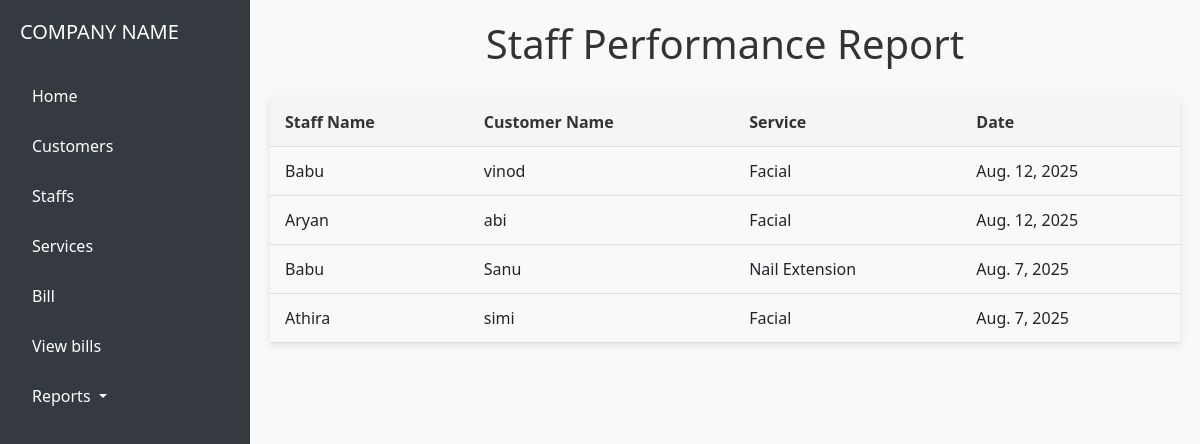
/staff-report/, run on the app's committed database.
### core/models.py (models this page shows, shortened)
class ServiceRecord(models.Model):
    staff = models.ForeignKey(Staff, on_delete=models.CASCADE)
    customer = models.ForeignKey(Customer, on_delete=models.CASCADE)
    service = models.ForeignKey(Service, on_delete=models.CASCADE)
    date = models.DateField()

class Staff(models.Model):
    name = models.CharField(max_length=100)
    phone = models.CharField(max_length=15, null=True, blank=True)
    email = models.EmailField(blank=True, null=True)
    position = models.CharField(max_length=100,null=True, blank=True)
    dob = models.DateField(default=timezone.now)
    address = models.TextField(default='N/A')
    gender = models.CharField(max_length=1, choices=GENDER_CHOICES, default='F')
    date = models.DateField(default=timezone.now)
    basic_salary = models.DecimalField(max_digits=10, decimal_places=2, default=0)

class Customer(models.Model):
    name = models.CharField(max_length=100)
    phone = models.CharField(max_length=15)
    email = models.EmailField(blank=True, null=True)
    dob = models.DateField(default=timezone.now)
    address = models.TextField(default='N/A')
    state = models.CharField(max_length=100,null=True)
    district = models.CharField(max_length=100,null=True)
    place = models.CharField(max_length=100,null=True)
    pincode = models.CharField(max_length=6,null=True)
    gender = models.CharField(max_length=1, choices=GENDER_CHOICES, default='F')
    date = models.DateField(default=timezone.now)

class Service(models.Model):
    CATEGORY_CHOICES = (
        ('men', 'Men'),
        ('women', 'Women'),
        ('kids', 'Kids'),
    )
    name = models.CharField(max_length=100)
    price = models.DecimalField(max_digits=8, decimal_places=2)
    category = models.CharField(max_length=10, choices=CATEGORY_CHOICES)

### core/views.py (the view)
# urls.py: path('staff-report/', views.staff_performance_report, name='staff_report'),
def staff_performance_report(request):
    records = ServiceRecord.objects.select_related('staff', 'customer', 'service').order_by('-date')
    return render(request, 'core/report.html', {'records': records})

### core/templates/core/report.html (shortened to what this page needs)
{% extends 'core/base.html' %}
{% block content %}
<h1>Staff Performance Report</h1>
<table>
    <tr>
        <th>Staff Name</th>
        <th>Customer Name</th>
        <th>Service</th>
        <th>Date</th>
    </tr>
    {% for record in records %}
    <tr>
        <td>{{ record.staff.name }}</td>
        <td>{{ record.customer.name }}</td>
        <td>{{ record.service.name }}</td>
        <td>{{ record.date }}</td>
    </tr>
    {% empty %}
    <tr>
        <td colspan="6" class="no-records">No records found.</td>
    </tr>
    {% endfor %}
</table>
{% endblock %}

### core/templates/core/base.html (style rules this page uses)
body { margin: 0; font-family: 'Segoe UI', sans-serif; }

### core/templates/core/report.html (style rules this page uses)
h1 { text-align: center; color: #333; margin-bottom: 30px; }
table { width: 100%; border-collapse: collapse; box-shadow: 0 2px 8px rgba(0, 0, 0, 0.1); }
th, td { padding: 12px 15px; text-align: left; border-bottom: 1px solid #ddd; }
th { background-color: #f5f5f5; font-weight: bold; color: #333; }
tr:nth-child(even) { background-color: #f9f9f9; }

### data on the page
ServiceRecord: staff.name "Babu", customer.name "vinod", service.name "Facial", date "Aug. 12, 2025"
ServiceRecord: staff.name "Aryan", customer.name "abi", service.name "Facial", date "Aug. 12, 2025"
ServiceRecord: staff.name "Babu", customer.name "Sanu", service.name "Nail Extension", date "Aug. 7, 2025"
ServiceRecord: staff.name "Athira", customer.name "simi", service.name "Facial", date "Aug. 7, 2025"
